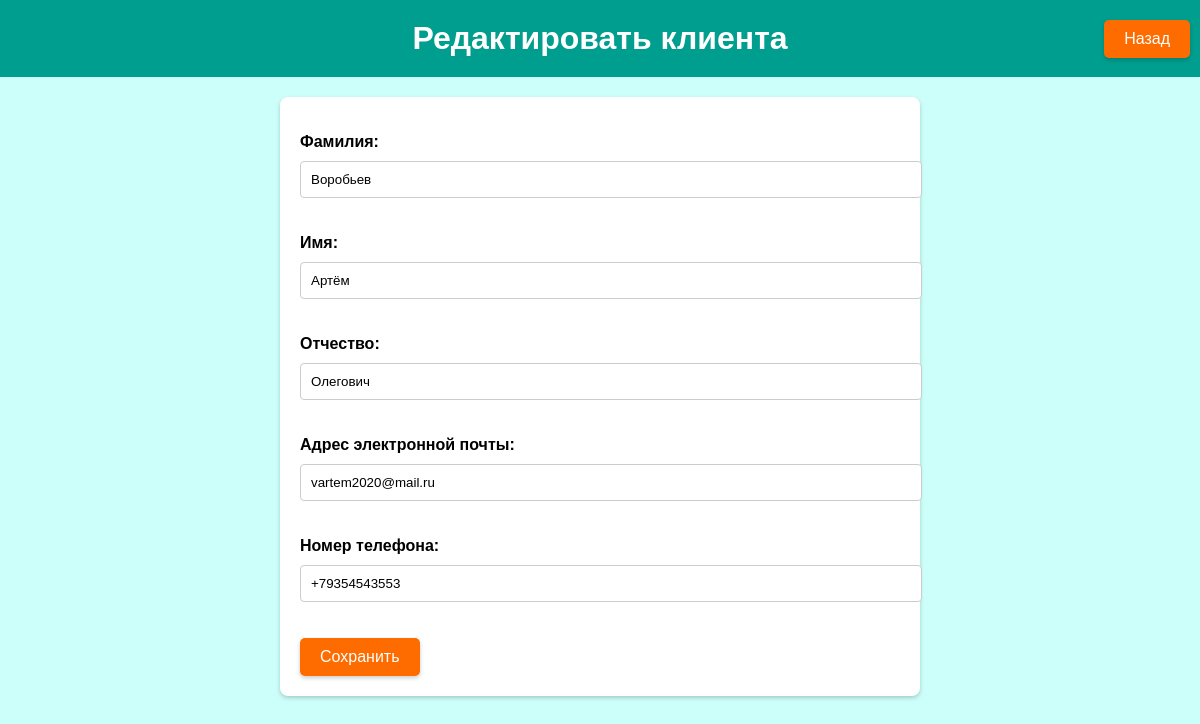
The page /clients/edit/1/ on the database its author committed.
### main/models.py (models this page shows, shortened)
class Client(models.Model):
    client_id = models.AutoField(primary_key=True, null=False, verbose_name="ID клиента")
    surname = models.CharField(max_length=40, null=False, verbose_name="Фамилия")
    first_name = models.CharField(max_length=40, null=False, verbose_name="Имя")
    last_name = models.CharField(max_length=40, null=False,verbose_name="Отчество")
    email = models.EmailField(max_length=30, null=False, verbose_name="Адрес электронной почты")
    phone_number = models.CharField(max_length=15, null=False, verbose_name="Номер телефона")

### main/views.py (the view)
# urls.py: path('clients/edit/<int:client_id>/', view.edit_client, name='edit_client'),
def edit_client(request, client_id):
    client = get_object_or_404(Client, client_id=client_id)
    if request.method == 'POST':
        form = ClientForm(request.POST, instance=client)
        if form.is_valid():
            form.save()
            return redirect('clients_list')
    else:
        form = ClientForm(instance=client)
    return render(request, 'edit_client.html', {'form': form, 'client': client})

### main/forms.py
class ClientForm(forms.ModelForm):
    class Meta:
        model = Client
        fields = ['surname', 'first_name', 'last_name', 'email', 'phone_number']

### tourdb/templates/edit_client.html (shortened to what this page needs)
<!DOCTYPE html>
<html lang="en">
<head>
</head>
<body>
    <h1>Редактировать клиента</h1>
    <a href="{% url 'clients_list' %}" class="back-button">Назад</a>
    <form method="post">
        {{ form.as_p }}
        <button type="submit">Сохранить</button>
    </form>
</body>
</html>

### tourdb/templates/edit_client.html (style rules this page uses)
body { font-family: Arial, sans-serif; background-color: rgb(204, 255, 250); margin: 0; padding: 0; display: flex; flex-direction: column; align-items: center; }
h1 { text-align: center; background-color: #009e8e; color: white; padding: 20px 0; margin: 0; width: 100%; }
form { width: 50%; background-color: white; padding: 20px; border-radius: 8px; box-shadow: 0 2px 4px rgba(0, 0, 0, 0.2); margin-top: 20px; }
label { display: block; margin-bottom: 10px; font-weight: bold; }
input[type="text"], input[type="email"], input[type="tel"] { width: 100%; padding: 10px; margin-bottom: 20px; border: 1px solid #ccc; border-radius: 4px; }
button { background-color: #fe6c00; color: white; border: none; padding: 10px 20px; border-radius: 5px; cursor: pointer; font-size: 16px; box-shadow: 0 2px 4px rgba(0, 0, 0, 0.2); }
.back-button { position: absolute; top: 20px; right: 10px; background-color: #fe6c00; color: white; border: none; padding: 10px 20px; border-radius: 5px; cursor: pointer; text-decoration: none; font-size: 16px; box-shadow: 0 2px 4px rgba(0, 0, 0, 0.2); }

### rows shown on the page
Client: surname "Воробьев", first_name "Артём", last_name "Олегович", email "vartem2020@mail.ru", phone_number "+79354543553"
